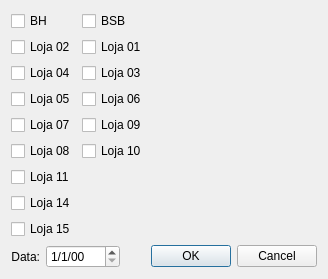
<?xml version="1.0" encoding="UTF-8"?>
<ui version="4.0">
 <class>SelecaoImpressao</class>
 <widget class="QDialog" name="SelecaoImpressao">
  <property name="geometry">
   <rect>
    <x>0</x>
    <y>0</y>
    <width>328</width>
    <height>240</height>
   </rect>
  </property>
  <property name="windowTitle">
   <string>Dialog</string>
  </property>
  <layout class="QFormLayout" name="formLayout">
   <property name="fieldGrowthPolicy">
    <enum>QFormLayout::FieldsStayAtSizeHint</enum>
   </property>
   <item row="0" column="0">
    <layout class="QVBoxLayout" name="verticalLayout">
     <item>
      <widget class="QCheckBox" name="bhCheckBox">
       <property name="text">
        <string>BH</string>
       </property>
      </widget>
     </item>
     <item>
      <widget class="QCheckBox" name="loja02CheckBox">
       <property name="text">
        <string>Loja 02</string>
       </property>
      </widget>
     </item>
     <item>
      <widget class="QCheckBox" name="loja04CheckBox">
       <property name="text">
        <string>Loja 04</string>
       </property>
      </widget>
     </item>
     <item>
      <widget class="QCheckBox" name="loja05CheckBox">
       <property name="text">
        <string>Loja 05</string>
       </property>
      </widget>
     </item>
     <item>
      <widget class="QCheckBox" name="loja07CheckBox">
       <property name="text">
        <string>Loja 07</string>
       </property>
      </widget>
     </item>
     <item>
      <widget class="QCheckBox" name="loja08CheckBox">
       <property name="text">
        <string>Loja 08</string>
       </property>
      </widget>
     </item>
     <item>
      <widget class="QCheckBox" name="loja11CheckBox">
       <property name="text">
        <string>Loja 11</string>
       </property>
      </widget>
     </item>
     <item>
      <widget class="QCheckBox" name="loja14CheckBox">
       <property name="text">
        <string>Loja 14</string>
       </property>
      </widget>
     </item>
     <item>
      <widget class="QCheckBox" name="loja15CheckBox">
       <property name="text">
        <string>Loja 15</string>
       </property>
      </widget>
     </item>
    </layout>
   </item>
   <item row="1" column="0" colspan="2">
    <layout class="QHBoxLayout" name="horizontalLayout">
     <item>
      <widget class="QLabel" name="label">
       <property name="text">
        <string>Data:</string>
       </property>
       <property name="alignment">
        <set>Qt::AlignRight|Qt::AlignTrailing|Qt::AlignVCenter</set>
       </property>
      </widget>
     </item>
     <item>
      <widget class="QDateEdit" name="dateEdit">
       <property name="displayFormat">
        <string>d/M/yy</string>
       </property>
      </widget>
     </item>
     <item>
      <widget class="QDialogButtonBox" name="buttonBox">
       <property name="orientation">
        <enum>Qt::Horizontal</enum>
       </property>
       <property name="standardButtons">
        <set>QDialogButtonBox::Cancel|QDialogButtonBox::Ok</set>
       </property>
      </widget>
     </item>
    </layout>
   </item>
   <item row="0" column="1">
    <layout class="QVBoxLayout" name="verticalLayout_2">
     <item>
      <widget class="QCheckBox" name="bsbCheckBox">
       <property name="text">
        <string>BSB</string>
       </property>
      </widget>
     </item>
     <item>
      <widget class="QCheckBox" name="loja01CheckBox">
       <property name="text">
        <string>Loja 01</string>
       </property>
      </widget>
     </item>
     <item>
      <widget class="QCheckBox" name="loja03CheckBox">
       <property name="text">
        <string>Loja 03</string>
       </property>
      </widget>
     </item>
     <item>
      <widget class="QCheckBox" name="loja06CheckBox">
       <property name="text">
        <string>Loja 06</string>
       </property>
      </widget>
     </item>
     <item>
      <widget class="QCheckBox" name="loja09CheckBox">
       <property name="text">
        <string>Loja 09</string>
       </property>
      </widget>
     </item>
     <item>
      <widget class="QCheckBox" name="loja10CheckBox">
       <property name="text">
        <string>Loja 10</string>
       </property>
      </widget>
     </item>
    </layout>
   </item>
  </layout>
  <zorder>buttonBox</zorder>
  <zorder>dateEdit</zorder>
  <zorder>label</zorder>
  <zorder></zorder>
 </widget>
 <resources/>
 <connections>
  <connection>
   <sender>buttonBox</sender>
   <signal>accepted()</signal>
   <receiver>SelecaoImpressao</receiver>
   <slot>accept()</slot>
   <hints>
    <hint type="sourcelabel">
     <x>248</x>
     <y>254</y>
    </hint>
    <hint type="destinationlabel">
     <x>157</x>
     <y>274</y>
    </hint>
   </hints>
  </connection>
  <connection>
   <sender>buttonBox</sender>
   <signal>rejected()</signal>
   <receiver>SelecaoImpressao</receiver>
   <slot>reject()</slot>
   <hints>
    <hint type="sourcelabel">
     <x>316</x>
     <y>260</y>
    </hint>
    <hint type="destinationlabel">
     <x>286</x>
     <y>274</y>
    </hint>
   </hints>
  </connection>
 </connections>
</ui>
